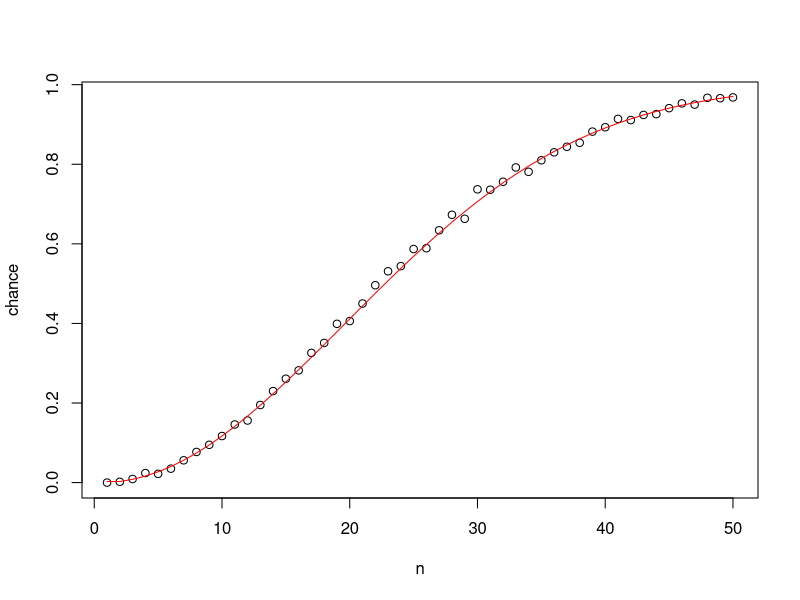
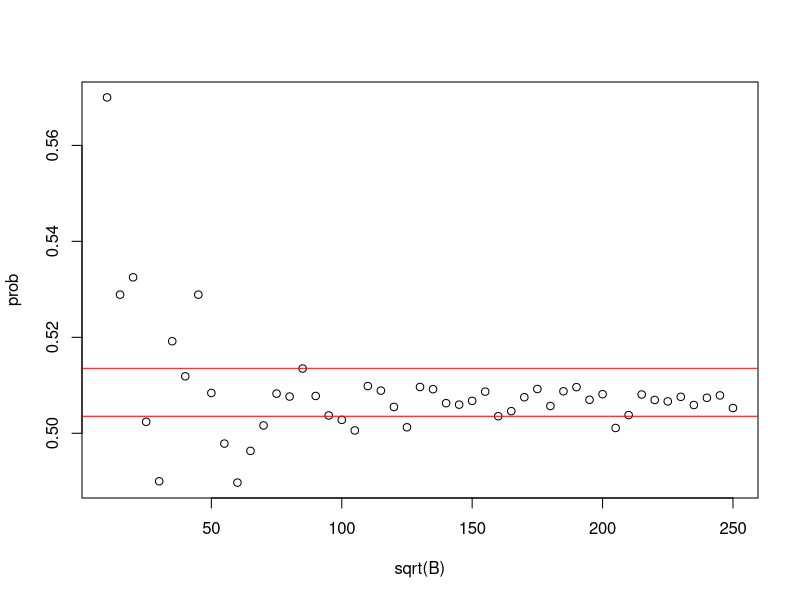
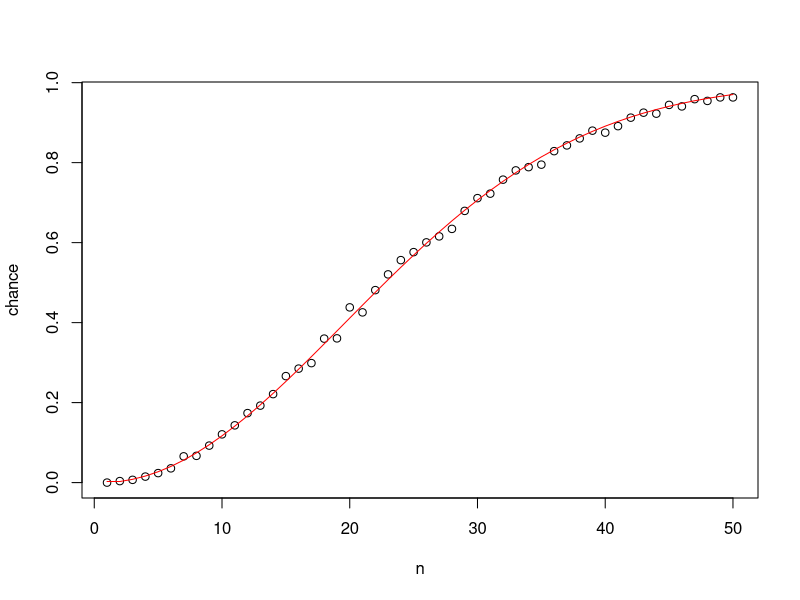
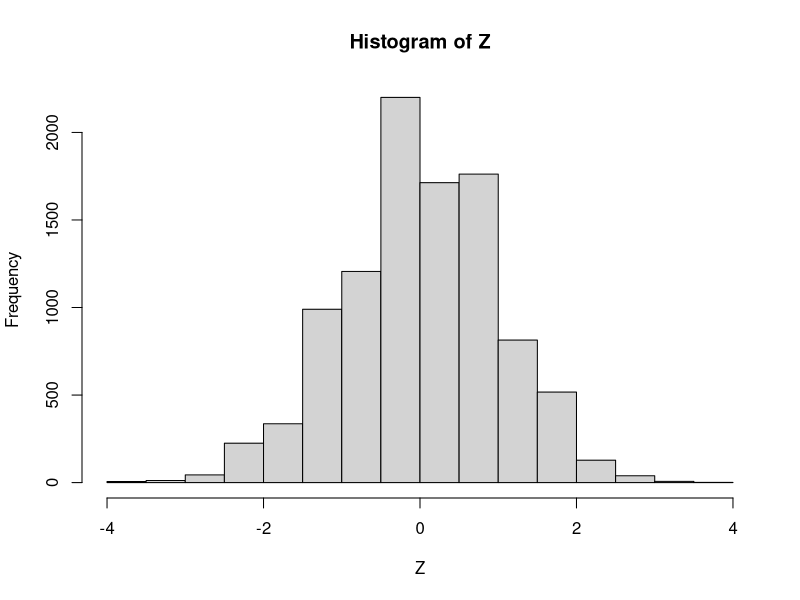
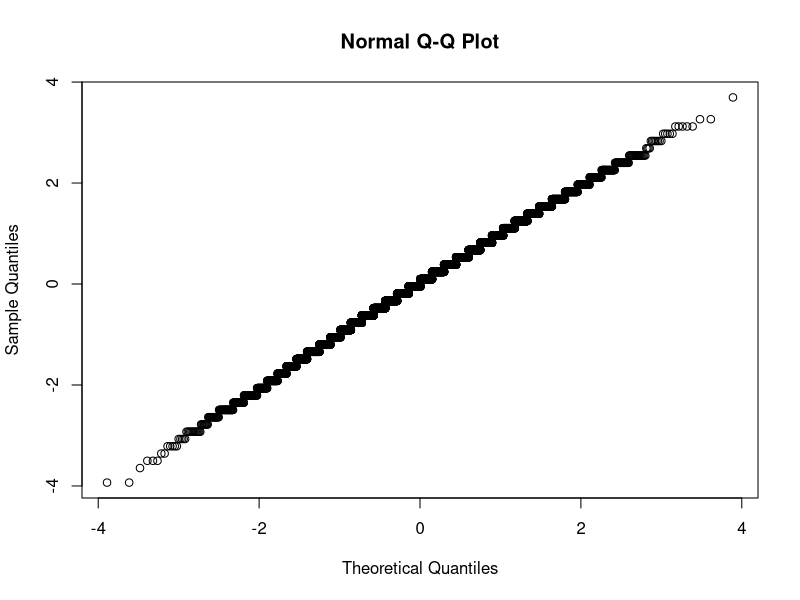

Here is the R script that generated these plots, in order:
## ---- chunk 1
same_birthday <- function(n){ 
  birthday = sample(1:365, n, replace = TRUE)
  
  return(any(duplicated(birthday)))
}
## ---- chunk 2
set.seed(1998)
B <- 10^3
n = 50

same = 0

for(i in 1:B){
  if (same_birthday(n)){
    same = same + 1
  }
}

chance = same/B

print(chance)
## ---- chunk 3
set.seed(1997)
compute_prob <- function(n, B = 10 ^ 3) {
  same = 0
  
  for (i in 1:B) {
    if (same_birthday(n)) {
      same = same + 1
    }
  }
  
  chance = same/B
  
  return(chance)
} 


compute_prob(22)
## ---- chunk 4
n <- seq(1,50)

exact_prob <- function(n){ 
 prob = prod(364:(365 - n +1)/ 365)
 
 prob = 1- prob
 return(prob)
}

exact_prob <- sapply(n, exact_prob)

chance <- sapply(n, compute_prob)

library(tidyverse)
chance <- sapply(n, compute_prob)
plot(n, chance)
lines(n, exact_prob, col = "red")
# exact_prob <- function(n){
#   prob_unique <- seq(365, 365 - n + 1)/365 
#   1 - prod( prob_unique)
# }
## ---- chunk 5
set.seed(1998)
B <- seq(10, 250, 5)^2

compute_prob <- function(B, n = 23){
  same_day <- replicate(B, same_birthday(n))
  mean(same_day)
}
prob <- sapply(B, compute_prob)
plot(sqrt(B), prob)
abline(h = mean(prob) + c(-0.005, 0.005), col = "red")
## ---- chunk 6
# library(tidyverse)
# set.seed(1998)
# n_6 <- seq(1, 50)
# B <- seq(10, 250, 5)^2
# 
# exact_prob <- function(n_6){ 
#  prob = prod(364:(365 - n_6 +1)/ 365)
#  prob = 1- prob
#  return(prob)
# }
# 
# compute_prob <- function(B, n = 23){
#   same_day <- replicate(B, same_birthday(n))
#   mean(same_day)
# }
# 
# prob <- sapply(B, compute_prob)
# 
# exact_prob <- sapply(n_6, exact_prob)
# 
# 
# plot(sqrt(B), prob)
# lines(n_6, exact_prob, col = "red")



library(tidyverse)

set.seed(1998)

# Define the range of n
n <- seq(1, 50)

# Exact probability function
exact_prob <- function(n) { 
  prob = prod(364:(365 - n + 1) / 365)
  prob = 1 - prob
  return(prob)
}

exact_prob <- sapply(n, exact_prob)

# Exercise 5: Find stable B
B_vals <- seq(10, 250, 5)^2
compute_prob <- function(B, n = 23) {
  same_day <- replicate(B, same_birthday(n))
  mean(same_day)
}

prob <- sapply(B_vals, compute_prob)

# Find the smallest B where probability is stable within ±0.005
stable_B <- B_vals[which.max(prob >= (mean(prob) - 0.005) & prob <= (mean(prob) + 0.005))]

# Compute Monte Carlo probability using stable B
compute_prob_n <- function(n, B = stable_B) {
  mean(replicate(B, same_birthday(n)))
}

chance <- sapply(n, compute_prob_n)

# Plot results
plot(n, chance)
lines(n, exact_prob, col = "red")

## ---- chunk 7
set.seed(1998)

n <- 1

outcomes <- c(1, -17)  

probabilities <- c(36/38, 2/38)  

X <- sample(outcomes, size = n, replace = TRUE, prob = probabilities)

mean(X)


## ---- chunk 8
set.seed(1998)

simulations <- 1000

S <- replicate(simulations, sum(sample(outcomes, size = n, replace = TRUE, prob = probabilities)))

mean(S < 0)
## ---- chunk 9
set.seed(1998)

n <- 1000

outcomes <- c(1, -17)
probabilities <- c(36/38, 2/38)

simulations <- 10000
S <- replicate(simulations, sum(sample(outcomes, size = n, replace = TRUE, prob = probabilities)))

mean(S)
## ---- chunk 10
sd(S)
## ---- chunk 11
Z = (S - mean(S))/sd(S)


hist(Z)
qqnorm(Z)
## ---- chunk 12
set.seed(2025)

n <- 1000

outcomes <- c(1, -17)
probabilities <- c(36/38, 2/38)

simulations <- 10000
S <- replicate(simulations, sum(sample(outcomes, size = n, replace = TRUE, prob = probabilities)))

mean(S > 0)
## ---- chunk 13
set.seed(1998)

n <- 31815
simulations <- 10000

outcomes <- c(1, -17)
prob <- c(36/38, 2/38)

S <- replicate(simulations, sum(sample(outcomes, size = n, replace = TRUE, prob = prob)))

mean(S < 0)
